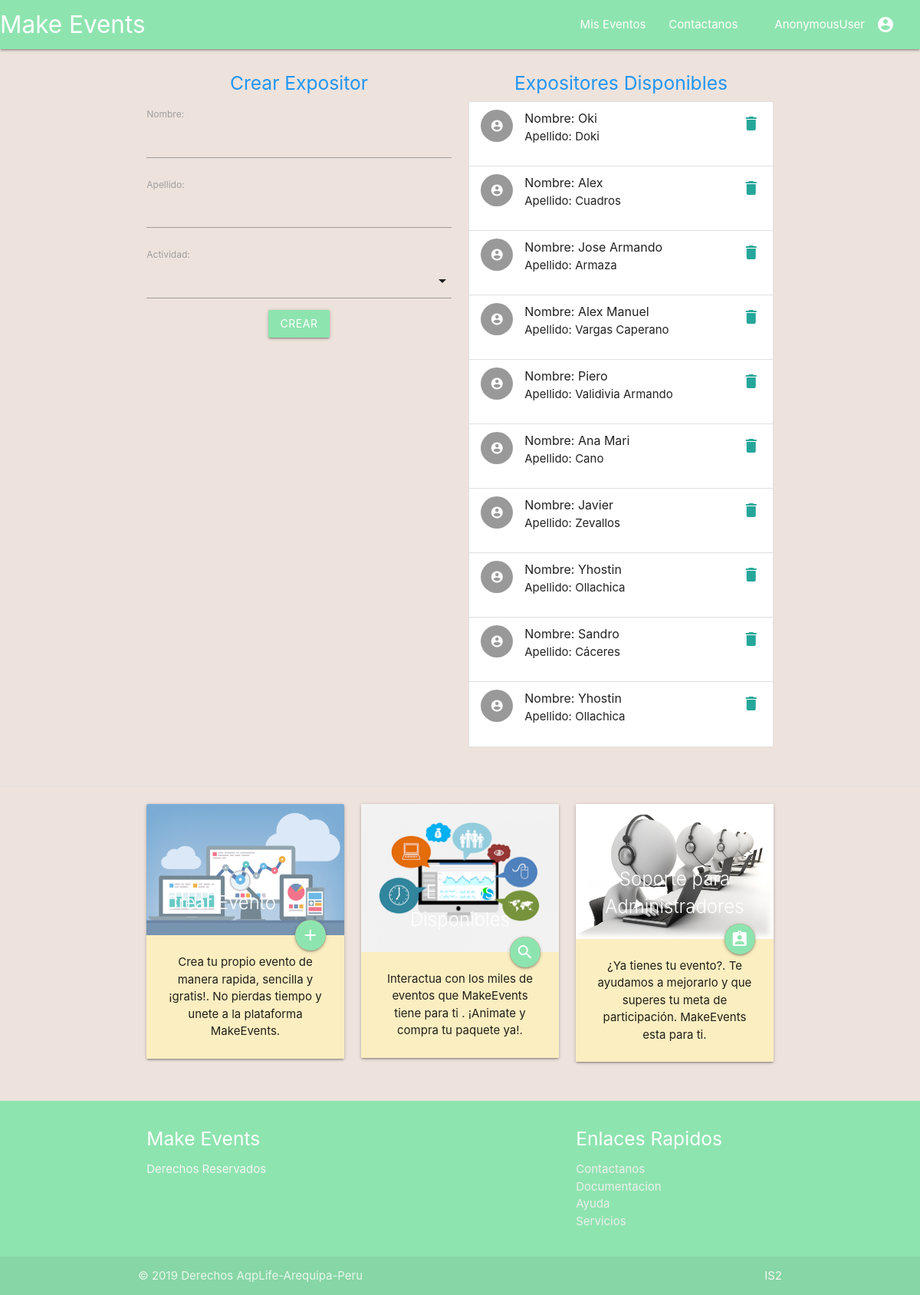
The page /eventos/8/gestionar_expositor on the database its author committed.
### eventos/models.py (models this page shows, shortened)
class Expositor(models.Model):
	nombre 				=models.CharField(max_length=20)
	apellido 			=models.CharField(max_length=30)
	actividad 			=models.ManyToManyField(Actividad)

### eventos/views_modulo_configuracion.py (the view, shortened to what this page needs)
# urls.py: path('<int:evento_id>/gestionar_expositor',views.Gestionar_ExpositorDetailView.as_view(),name='gestionar_expositor'),
class Gestionar_ExpositorDetailView(DetailView):
    template_name       ='eventos/gestionar_expositor.html'
    context             ={
    }
    def get(self, request, *args, **kwargs):
        lista_expositor             =   Expositor.objects.all()
        self.context['lista_expositor']=    lista_expositor
        evento                      =   Evento.objects.get(pk=self.kwargs.get("evento_id"))
        self.context['evento']      =   evento
        form                        =   CrearExpositorForm(instance_evento=evento)
        self.context['form']        =   form
        return render(request,self.template_name,self.context)

### eventos/forms.py
class CrearExpositorForm(forms.ModelForm):
	actividad			= forms.ModelMultipleChoiceField(queryset = Actividad.objects.all())
	class Meta:
		model=Expositor
		fields=[
				'nombre',
				'apellido',
				'actividad'
			]
	def __init__(self,*args,**kwargs):
		evento=kwargs.pop('instance_evento',None)
		super(CrearExpositorForm, self).__init__(*args, **kwargs)
		if evento:
			self.fields['actividad'] = forms.ModelMultipleChoiceField(queryset=Actividad.objects.filter(evento=evento.id))

### eventos/templates/eventos/gestionar_expositor.html (shortened to what this page needs)
{%extends 'eventos/index.html'%}
{%block section_1%}
	<div class="container row section">
		<div class="col s6">
			<h5 class="blue-text center-align">Crear Expositor</h5>
			<form method="POST">
				{{form.as_p}}
				<div class="center-align">
					<button type="submit" class="btn">Crear</button>
				</div>
			</form>
		</div>
		<div class="col s6">
			<h5 class="blue-text center-align">Expositores Disponibles</h5>
			<ul class="collection">
				{%for expositor in lista_expositor%}
					<li class="collection-item avatar">
					<i class="material-icons circle">account_circle</i>
					<span class="title">Nombre:	{{expositor.nombre}}</span>
					<p>Apellido: {{expositor.apellido}} </p>
					<a href="#!" class="secondary-content"><i class="material-icons">delete</i></a>
					</li>
				{%endfor%}
			</ul>
		</div>
	</div>
{%endblock%}

### eventos/static/eventos/style.css (style rules this page uses)
.btn { background-color:#8EE4AF; }
body { background-color: #eee2DC; }

### rows shown on the page
Expositor: nombre "Oki", apellido "Doki"
Expositor: nombre "Alex", apellido "Cuadros"
Expositor: nombre "Jose Armando", apellido "Armaza"
Expositor: nombre "Alex Manuel", apellido "Vargas Caperano"
Expositor: nombre "Piero", apellido "Validivia Armando"
Expositor: nombre "Ana Mari", apellido "Cano"
Expositor: nombre "Javier", apellido "Zevallos"
Expositor: nombre "Yhostin", apellido "Ollachica"
Expositor: nombre "Sandro", apellido "Cáceres"
Expositor: nombre "Yhostin", apellido "Ollachica"

### other values the page prints
{{ user }} "AnonymousUser"
